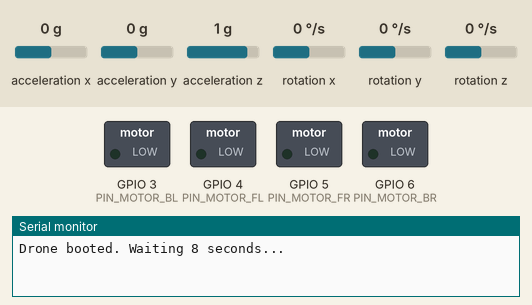
Bench run of a sketch on a simulated ESP32-S3. Parts: switched loads named in the sketch (green lamp = pin HIGH), the last lines printed to the serial monitor. Wiring (inferred from the names in the program): MPU-6050 motion sensor at I2C address 0x68. Inputs (shaded band) come from the test bench; at power-on: acceleration x 0 g, acceleration y 0 g, acceleration z 1 g, rotation x 0 °/s, rotation y 0 °/s, rotation z 0 °/s.

Above: at 0.1 s.
At 16.11 s:
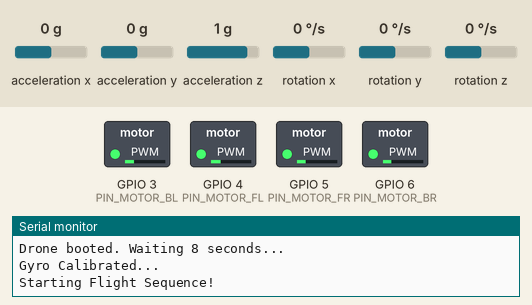
At 16.7 s:
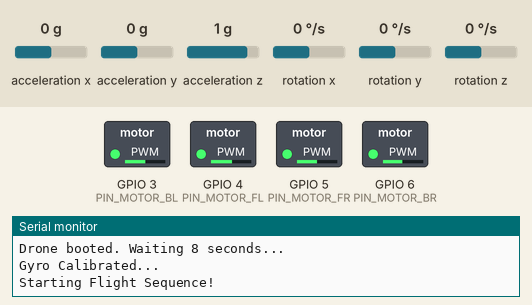
Timing chart, 0 to 23.2 s (numbered marks = the images above):
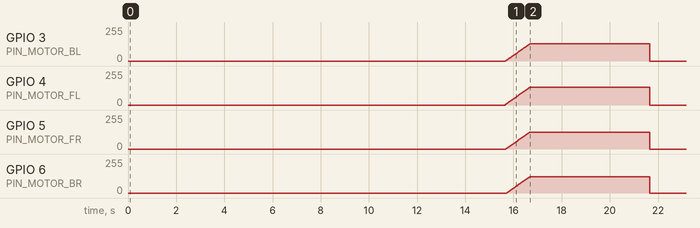

Measured:
- by itself, GPIO 3 (PIN_MOTOR_BL): rises from 0/255 to 128/255 in 1.0 s, then falls to 0/255 in 5.0 s
- by itself, GPIO 4 (PIN_MOTOR_FL): rises from 0/255 to 132/255 in 1.0 s, then falls to 0/255 in 5.0 s
- by itself, GPIO 5 (PIN_MOTOR_FR): rises from 0/255 to 126/255 in 0.98 s, then falls to 0/255 in 5.0 s
- by itself, GPIO 6 (PIN_MOTOR_BR): rises from 0/255 to 122/255 in 0.94 s, then falls to 0/255 in 5.0 s

The sketch:

dronex_rtos_ekf.ino
```cpp
#include <Wire.h>
#include <Arduino.h>

#define MOT_FREQ 20000
#define PWM_RESN 10

#define MPU_FILTER_CONFIG 0x1A
#define MPU_GYRO_CONFIG   0x1B
#define MPU_ACCEL_CONFIG  0x1C

// ==========================================
// LITEWING v1.2 HARDWARE PINS (ESP32-S3)
// ==========================================
#define PIN_MOTOR_FL 4  // Front Left
#define PIN_MOTOR_FR 5  // Front Right
#define PIN_MOTOR_BL 3  // Back Left
#define PIN_MOTOR_BR 6  // Back Right

#define I2C_SDA 11      // MPU6050 SDA
#define I2C_SCL 10      // MPU6050 SCL

const uint8_t MPU_ADDR = 0x68;
const int16_t ACCEL_OFFSET_X = 1000; // -83, -367
const int16_t ACCEL_OFFSET_Y = -700; // -74,  235
const int16_t ACCEL_OFFSET_Z = 1160; // -28,  890

// ==========================================
// RTOS TASK HANDLES & SHARED VARIABLES
// ==========================================
TaskHandle_t FlightControlTask;
TaskHandle_t CommanderTask;

volatile int current_base_thrust = 0;
volatile bool is_flying = false;
volatile bool calibrate_done = false;

volatile float target_pitch = 0.0;
volatile float target_roll  = 0.0;
volatile float target_yaw_rate = 0.0;

// ==========================================
// FLIGHT SETTINGS & CASCADED PID
// ==========================================
const int HOVER_THRUST = 511;
const float LOOP_TIME_SEC = 0.004; // 4ms loop = 250Hz
const TickType_t LOOP_TICKS = pdMS_TO_TICKS(4);

// Outer Loop (Angle)
float Kp_angle = 2.0;

// Inner Loop (Rate)
float Kp_rate = 1.0, Ki_rate = 0.0, Kd_rate = 0.001;
float Kp_yaw_rate = 1.5, Ki_yaw_rate = 0.0, Kd_yaw_rate = 0.0;
float pitch_rate_integral = 0, roll_rate_integral = 0, yaw_rate_integral = 0;
float pitch_prev_rate_error = 0, roll_prev_rate_error = 0, yaw_prev_rate_error = 0;

float gyroErrorX = 0, gyroErrorY = 0, gyroErrorZ = 0;
float actual_pitch = 0.0, actual_roll  = 0.0, actual_yaw = 0.0;

// ==========================================
// KALMAN FILTER GLOBALS
// ==========================================
// Tuning parameters
const float Q_angle = 0.001f;   // Process noise variance for the angle
const float Q_bias = 0.003f;    // Process noise variance for the gyro bias
const float R_measure = 0.03f;  // Measurement noise variance (accelerometer)

// Roll Kalman State
float roll_bias = 0.0f;
float P_roll[2][2] = {{0.0f, 0.0f}, {0.0f, 0.0f}};

// Pitch Kalman State
float pitch_bias = 0.0f;
float P_pitch[2][2] = {{0.0f, 0.0f}, {0.0f, 0.0f}};

// Function Prototypes
void calibrateGyro();
void Task_FlightControl(void *pvParameters);
void Task_Commander(void *pvParameters);
void Kalman_Update(float gyroRateX, float gyroRateY, float gyroRateZ, float accX, float accY, float accZ, float dt);

void setup() {
  Serial.begin(115200);

  // Initialize Motors
  ledcAttach(PIN_MOTOR_FL, MOT_FREQ, PWM_RESN);
  ledcAttach(PIN_MOTOR_FR, MOT_FREQ, PWM_RESN);
  ledcAttach(PIN_MOTOR_BL, MOT_FREQ, PWM_RESN);
  ledcAttach(PIN_MOTOR_BR, MOT_FREQ, PWM_RESN);

  ledcWrite(PIN_MOTOR_FL, 0);
  ledcWrite(PIN_MOTOR_FR, 0);
  ledcWrite(PIN_MOTOR_BL, 0);
  ledcWrite(PIN_MOTOR_BR, 0);

  // Initialize the MPU6050
  Wire.begin(I2C_SDA, I2C_SCL);
  Wire.setClock(400000);

  Wire.beginTransmission(MPU_ADDR);
  Wire.write(0x6B); // Wake up
  Wire.write(0x00);
  Wire.endTransmission(true);

  Wire.beginTransmission(MPU_ADDR);
  Wire.write(MPU_FILTER_CONFIG); // DLPF
  Wire.write(0x04);
  Wire.endTransmission();

  Wire.beginTransmission(MPU_ADDR);
  Wire.write(MPU_GYRO_CONFIG); // Gyro +/- 500 deg/s
  Wire.write(0x08);
  Wire.endTransmission();

  Wire.beginTransmission(MPU_ADDR);
  Wire.write(MPU_ACCEL_CONFIG); // Accel +/- 4g
  Wire.write(0x08);
  Wire.endTransmission();

  xTaskCreatePinnedToCore(Task_FlightControl, "FlightControl", 4096, NULL, 2, &FlightControlTask, 1);
  xTaskCreatePinnedToCore(Task_Commander, "Commander", 4096, NULL, 1, &CommanderTask, 0);
}

void loop() {
  vTaskDelete(NULL);
}

// ==========================================
// TASK 1: STRICT TIMING CONTROL LOOP (Core 1)
// ==========================================
void Task_FlightControl(void *pvParameters) {
  TickType_t xLastWakeTime;

  while(!calibrate_done) {
    vTaskDelay(pdMS_TO_TICKS(100));
  }

  xLastWakeTime = xTaskGetTickCount();

  for (;;) {
    vTaskDelayUntil(&xLastWakeTime, LOOP_TICKS);

    int16_t accX, accY, accZ, tempRaw, gyroX, gyroY, gyroZ;

    Wire.beginTransmission(MPU_ADDR);
    Wire.write(0x3B);
    Wire.endTransmission(false);
    Wire.requestFrom(MPU_ADDR, (uint8_t)14, (uint8_t)true);

    int16_t rawAccX = (Wire.read() << 8 | Wire.read()) + ACCEL_OFFSET_X;
    int16_t rawAccY = (Wire.read() << 8 | Wire.read()) + ACCEL_OFFSET_Y;
    int16_t rawAccZ = (Wire.read() << 8 | Wire.read()) + ACCEL_OFFSET_Z;
    tempRaw         = (Wire.read() << 8 | Wire.read());
    int16_t rawGyX  = (Wire.read() << 8 | Wire.read());
    int16_t rawGyY  = (Wire.read() << 8 | Wire.read());
    int16_t rawGyZ  = (Wire.read() << 8 | Wire.read());

    accX  = -rawAccY;
    accY  = -rawAccX;
    accZ  = rawAccZ;

    gyroX = -rawGyY;
    gyroY = -rawGyX;
    gyroZ = rawGyZ;

    // Gyro Rates (Degrees/sec)
    float gyroRateX = (gyroX / 65.5) - gyroErrorX;
    float gyroRateY = (gyroY / 65.5) - gyroErrorY;
    float gyroRateZ = (gyroZ / 65.5) - gyroErrorZ;

    // Sensor Fusion Update via Kalman
    Kalman_Update(gyroRateX, gyroRateY, gyroRateZ, (float)accX, (float)accY, (float)accZ, LOOP_TIME_SEC);

    if (!is_flying) {
      pitch_rate_integral = 0; roll_rate_integral = 0; yaw_rate_integral = 0;
      ledcWrite(PIN_MOTOR_FL, 0); ledcWrite(PIN_MOTOR_FR, 0);
      ledcWrite(PIN_MOTOR_BL, 0); ledcWrite(PIN_MOTOR_BR, 0);
      continue;
    }

    float local_target_pitch = target_pitch;
    float local_target_roll  = target_roll;
    float local_target_yaw_rate = target_yaw_rate;
    int base_t = current_base_thrust;

    // OUTER LOOP: Angle PID
    float pitch_angle_error = local_target_pitch - actual_pitch;
    float roll_angle_error  = local_target_roll  - actual_roll;

    float desired_pitch_rate = Kp_angle * pitch_angle_error;
    float desired_roll_rate  = Kp_angle * roll_angle_error;

    // INNER LOOP: Rate PID
    float pitch_rate_error = desired_pitch_rate - gyroRateY;
    float roll_rate_error  = desired_roll_rate  - gyroRateX;
    float yaw_rate_error   = local_target_yaw_rate - gyroRateZ;

    pitch_rate_integral += pitch_rate_error * LOOP_TIME_SEC;
    roll_rate_integral  += roll_rate_error  * LOOP_TIME_SEC;
    yaw_rate_integral   += yaw_rate_error   * LOOP_TIME_SEC;

    pitch_rate_integral = constrain(pitch_rate_integral, -400.0, 400.0);
    roll_rate_integral  = constrain(roll_rate_integral,  -400.0, 400.0);
    yaw_rate_integral   = constrain(yaw_rate_integral,   -400.0, 400.0);

    float pitch_pid_output = (Kp_rate * pitch_rate_error) + (Ki_rate * pitch_rate_integral) + (Kd_rate * (pitch_rate_error - pitch_prev_rate_error) / LOOP_TIME_SEC);
    float roll_pid_output  = (Kp_rate * roll_rate_error)  + (Ki_rate * roll_rate_integral)  + (Kd_rate * (roll_rate_error - roll_prev_rate_error) / LOOP_TIME_SEC);
    float yaw_pid_output   = (Kp_yaw_rate * yaw_rate_error) + (Ki_yaw_rate * yaw_rate_integral) + (Kd_yaw_rate * (yaw_rate_error - yaw_prev_rate_error) / LOOP_TIME_SEC);

    pitch_prev_rate_error = pitch_rate_error;
    roll_prev_rate_error  = roll_rate_error;
    yaw_prev_rate_error   = yaw_rate_error;

    // Motor Mixing
    int speed_FL = constrain(base_t + pitch_pid_output + roll_pid_output + yaw_pid_output, 0, 800);
    int speed_FR = constrain(base_t + pitch_pid_output - roll_pid_output - yaw_pid_output, 0, 800);
    int speed_BL = constrain(base_t - pitch_pid_output + roll_pid_output - yaw_pid_output, 0, 800);
    int speed_BR = constrain(base_t - pitch_pid_output - roll_pid_output + yaw_pid_output, 0, 800);

    ledcWrite(PIN_MOTOR_FL, speed_FL);
    ledcWrite(PIN_MOTOR_FR, speed_FR);
    ledcWrite(PIN_MOTOR_BL, speed_BL);
    ledcWrite(PIN_MOTOR_BR, speed_BR);
  }
}

// ==========================================
// TASK 2: FLIGHT COMMANDER (Core 0)
// ==========================================
void Task_Commander(void *pvParameters) {
  Serial.println("Drone booted. Waiting 8 seconds...");
  calibrateGyro();
  calibrate_done = true;
  Serial.println("Gyro Calibrated...");

  vTaskDelay(pdMS_TO_TICKS(8000));

  Serial.println("Starting Flight Sequence!");
  unsigned long flight_start_time = millis();

  target_pitch = 0.0;
  target_roll = 0.0;
  is_flying = true;

  for (;;) {
    if (!is_flying) {
      vTaskDelay(pdMS_TO_TICKS(100));
      continue;
    }

    unsigned long time_in_air = millis() - flight_start_time;

    if (time_in_air < 1000) {
      current_base_thrust = map(time_in_air, 0, 1000, 0, HOVER_THRUST);
    }
    else if (time_in_air < 6000) {
      current_base_thrust = HOVER_THRUST;
    }
    else {
      is_flying = false;
      current_base_thrust = 0;

      ledcWrite(PIN_MOTOR_FL, 0); ledcWrite(PIN_MOTOR_FR, 0);
      ledcWrite(PIN_MOTOR_BL, 0); ledcWrite(PIN_MOTOR_BR, 0);

      Serial.println("Flight Complete.");
    }
    vTaskDelay(pdMS_TO_TICKS(20));
  }
}

// ==========================================
// HELPER FUNCTIONS & SENSOR FUSION
// ==========================================
void calibrateGyro() {
  for (int i = 0; i < 2000; i++) {
    Wire.beginTransmission(MPU_ADDR);
    Wire.write(0x43);
    Wire.endTransmission(false);
    Wire.requestFrom(MPU_ADDR, (uint8_t)6, (uint8_t)true);

    int16_t gX = (Wire.read() << 8 | Wire.read());
    int16_t gY = (Wire.read() << 8 | Wire.read());
    int16_t gZ = (Wire.read() << 8 | Wire.read());

    gyroErrorX += (gX / 65.5);
    gyroErrorY += (gY / 65.5);
    gyroErrorZ += (gZ / 65.5);

    vTaskDelay(pdMS_TO_TICKS(3));
  }
  gyroErrorX /= 2000; gyroErrorY /= 2000; gyroErrorZ /= 2000;
}

// 2-State Kalman Filter for Pitch and Roll
void Kalman_Update(float gyroRateX, float gyroRateY, float gyroRateZ, float accX, float accY, float accZ, float dt) {

    // 1. Calculate Pitch and Roll from Accelerometer
    // atan2 outputs radians, convert to degrees
    float accRoll = atan2(accY, accZ) * 57.2958f;
    float accPitch = atan2(-accX, sqrt(accY * accY + accZ * accZ)) * 57.2958f;

    // --- ROLL KALMAN FILTER ---
    // Step 1: Predict state
    float rate_roll = gyroRateX - roll_bias;
    actual_roll += dt * rate_roll;

    // Step 2: Predict error covariance
    P_roll[0][0] += dt * (dt * P_roll[1][1] - P_roll[0][1] - P_roll[1][0] + Q_angle);
    P_roll[0][1] -= dt * P_roll[1][1];
    P_roll[1][0] -= dt * P_roll[1][1];
    P_roll[1][1] += Q_bias * dt;

    // Step 3: Calculate Kalman gain
    float S_roll = P_roll[0][0] + R_measure;
    float K_roll[2];
    K_roll[0] = P_roll[0][0] / S_roll;
    K_roll[1] = P_roll[1][0] / S_roll;

    // Step 4: Update state with measurement
    float y_roll = accRoll - actual_roll;
    actual_roll += K_roll[0] * y_roll;
    roll_bias += K_roll[1] * y_roll;

    // Step 5: Update error covariance
    float P00_temp_r = P_roll[0][0];
    float P01_temp_r = P_roll[0][1];
    P_roll[0][0] -= K_roll[0] * P00_temp_r;
    P_roll[0][1] -= K_roll[0] * P01_temp_r;
    P_roll[1][0] -= K_roll[1] * P00_temp_r;
    P_roll[1][1] -= K_roll[1] * P01_temp_r;


    // --- PITCH KALMAN FILTER ---
    // Step 1: Predict state
    float rate_pitch = gyroRateY - pitch_bias;
    actual_pitch += dt * rate_pitch;

    // Step 2: Predict error covariance
    P_pitch[0][0] += dt * (dt * P_pitch[1][1] - P_pitch[0][1] - P_pitch[1][0] + Q_angle);
    P_pitch[0][1] -= dt * P_pitch[1][1];
    P_pitch[1][0] -= dt * P_pitch[1][1];
    P_pitch[1][1] += Q_bias * dt;

    // Step 3: Calculate Kalman gain
    float S_pitch = P_pitch[0][0] + R_measure;
    float K_pitch[2];
    K_pitch[0] = P_pitch[0][0] / S_pitch;
    K_pitch[1] = P_pitch[1][0] / S_pitch;

    // Step 4: Update state with measurement
    float y_pitch = accPitch - actual_pitch;
    actual_pitch += K_pitch[0] * y_pitch;
    pitch_bias += K_pitch[1] * y_pitch;

    // Step 5: Update error covariance
    float P00_temp_p = P_pitch[0][0];
    float P01_temp_p = P_pitch[0][1];
    P_pitch[0][0] -= K_pitch[0] * P00_temp_p;
    P_pitch[0][1] -= K_pitch[0] * P01_temp_p;
    P_pitch[1][0] -= K_pitch[1] * P00_temp_p;
    P_pitch[1][1] -= K_pitch[1] * P01_temp_p;

    // --- YAW UPDATE ---
    // Without a magnetometer, we can only integrate the Z gyro
    actual_yaw += gyroRateZ * dt;
}
```
